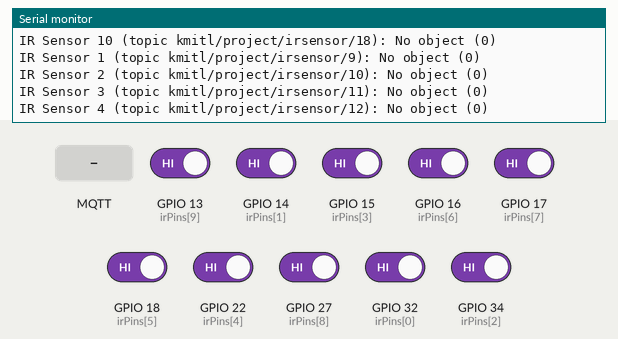
The sketch below on a simulated ESP32. Shown: the last lines printed to the serial monitor. Inputs (shaded band) come from the test bench; at power-on: GPIO 13 (irPins[9]), GPIO 14 (irPins[1]), GPIO 15 (irPins[3]), GPIO 16 (irPins[6]), GPIO 17 (irPins[7]), GPIO 18 (irPins[5]), GPIO 22 (irPins[4]), GPIO 27 (irPins[8]), GPIO 32 (irPins[0]), GPIO 34 (irPins[2]) HIGH. WiFi joins after 1.5 s; servers stay silent unless stated; no MQTT or app messages arrive unless stated.

Above: at 3.2 s.
3.3 s: GPIO 13 (irPins[9]) driven LOW
At 3.48 s:
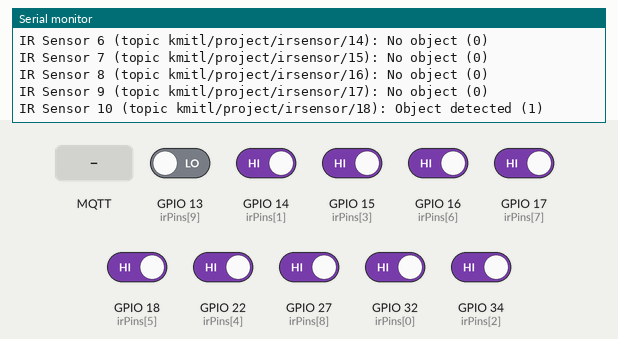
5.0 s: MQTT message "1" arrives on the first subscribed topic
6.5 s: MQTT message "on" arrives on the first subscribed topic
8.0 s: MQTT message "off" arrives on the first subscribed topic
9.5 s: GPIO 14 (irPins[1]) driven LOW
At 10.15 s:
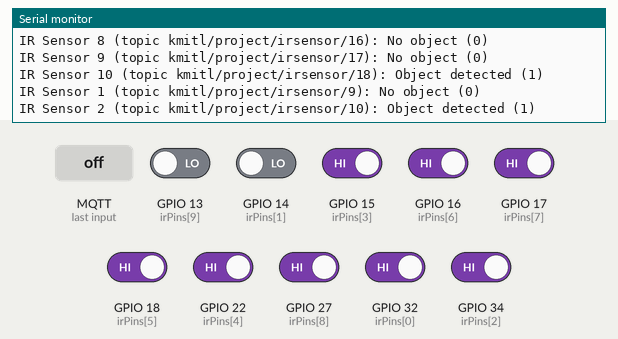
11.0 s: GPIO 13 (irPins[9]) driven HIGH
At 11.48 s:
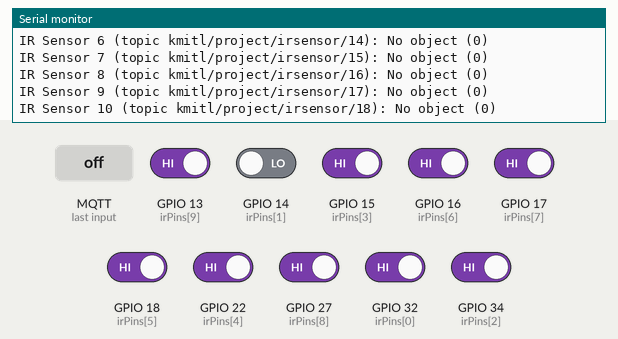
Timing chart, 0 to 14.0 s (numbered marks = the images above; inputs shaded):
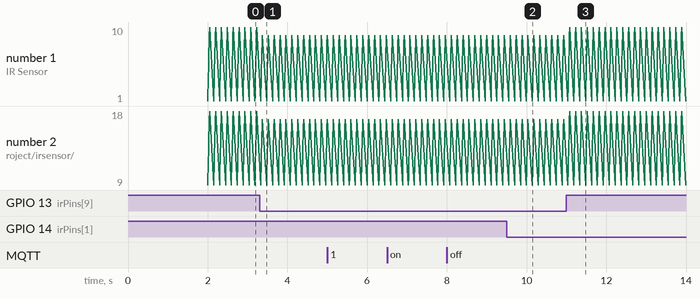

Measured:
- after the input at 3.3 s, the serial monitor: prints a new line after 0.08 s (image 1)
- after the input at 9.5 s, the serial monitor: prints a new line after 0.05 s (image 2)
- after the input at 11.0 s, the serial monitor: prints a new line after 0.08 s (image 3)

The sketch:

9-18.ino
```cpp
#include <WiFi.h>
#include <PubSubClient.h>

// WiFi Credentials
const char* ssid = "Khim";
const char* password = "123456789";

// MQTT Broker
const char* mqtt_server = "test.mosquitto.org";

// MQTT Client
WiFiClient espClient;
PubSubClient client(espClient);

// IR Sensor pins for object detection (10 sensors)
const int irPins[] = {32, 14, 34, 15, 22, 18, 16, 17, 27, 13}; // IR Sensors
const int numSensors = sizeof(irPins) / sizeof(irPins[0]);

// MQTT Topics for sensors 9 - 18
String topics[] = {
  "kmitl/project/irsensor/9",
  "kmitl/project/irsensor/10",
  "kmitl/project/irsensor/11",
  "kmitl/project/irsensor/12",
  "kmitl/project/irsensor/13",
  "kmitl/project/irsensor/14",
  "kmitl/project/irsensor/15",
  "kmitl/project/irsensor/16",
  "kmitl/project/irsensor/17",
  "kmitl/project/irsensor/18"
};

// WiFi Setup
void setupWiFi() {
  WiFi.begin(ssid, password);
  while (WiFi.status() != WL_CONNECTED) {
    delay(1000);
    Serial.print(".");
  }
  Serial.println("\nWiFi connected");
}

// MQTT callback function
void mqttCallback(char* topic, byte* payload, unsigned int length) {
  String receivedTopic = String(topic);
  String receivedMessage;

  for (unsigned int i = 0; i < length; i++) {
    receivedMessage += (char)payload[i];
  }
  Serial.print("Message received: ");
  Serial.print(receivedTopic);
  Serial.print(" -> ");
  Serial.println(receivedMessage);
}

// Reconnect to MQTT Broker
void reconnect() {
  while (!client.connected()) {
    Serial.println("Connecting to MQTT...");
    if (client.connect("ESP32_Client")) {
      Serial.println("Connected to MQTT Broker");
      for (int i = 0; i < numSensors; i++) {
        client.subscribe(topics[i].c_str());
      }
    } else {
      Serial.print("Failed with state ");
      Serial.println(client.state());
      delay(2000);
    }
  }
}

// Task for MQTT communication
void mqttTask(void* parameter) {
  while (1) {
    if (!client.connected()) {
      reconnect();
    }
    client.loop();
    vTaskDelay(10 / portTICK_PERIOD_MS);
  }
}

// Task for reading IR sensors
void irSensorTask(void* parameter) {
  while (1) {
    for (int i = 0; i < numSensors; i++) {
      int irState = digitalRead(irPins[i]);
      String message = String(irState == LOW ? 1 : 0);
      Serial.printf("IR Sensor %d (topic %s): %s\n", i + 1, topics[i].c_str(), (irState == LOW ? "Object detected (1)" : "No object (0)"));
      client.publish(topics[i].c_str(), message.c_str());
    }
    vTaskDelay(100 / portTICK_PERIOD_MS);
  }
}

void setup() {
  Serial.begin(115200);
  setupWiFi();
  client.setServer(mqtt_server, 1883);
  client.setCallback(mqttCallback);

  // Setup pins for IR sensors
  for (int i = 0; i < numSensors; i++) {
    pinMode(irPins[i], INPUT);
  }

  // Create FreeRTOS tasks
  xTaskCreate(mqttTask, "MQTT Task", 4096, NULL, 1, NULL);
  xTaskCreate(irSensorTask, "IR Sensor Task", 4096, NULL, 1, NULL);
}

void loop() {
  vTaskDelete(NULL); // ไม่ใช้ loop() เพราะใช้ FreeRTOS
}
```
